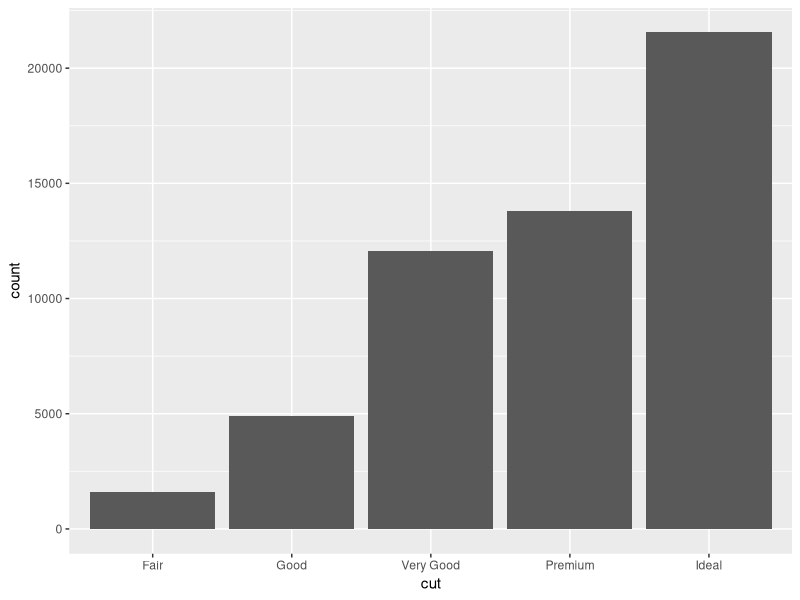
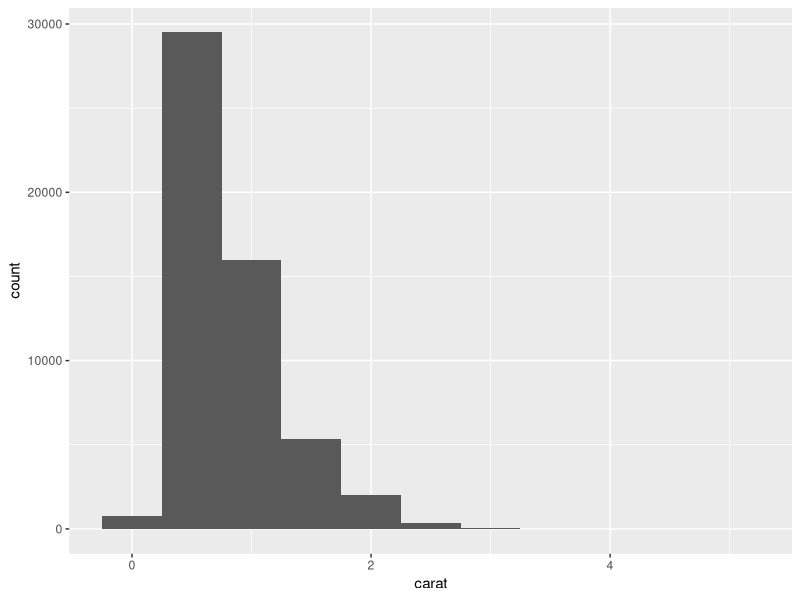
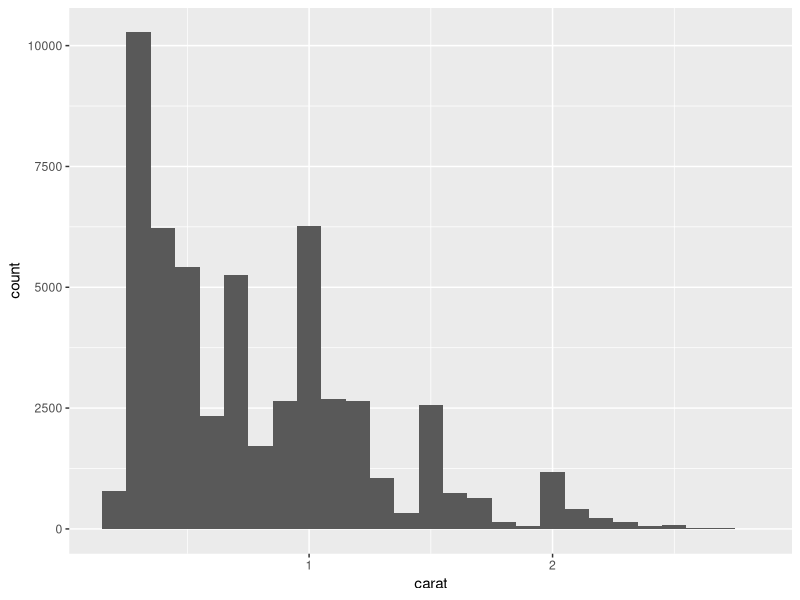
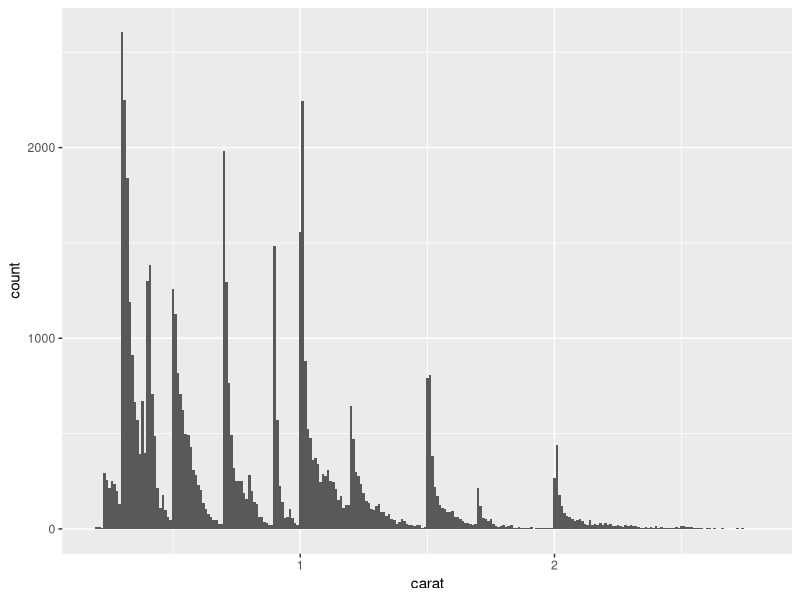
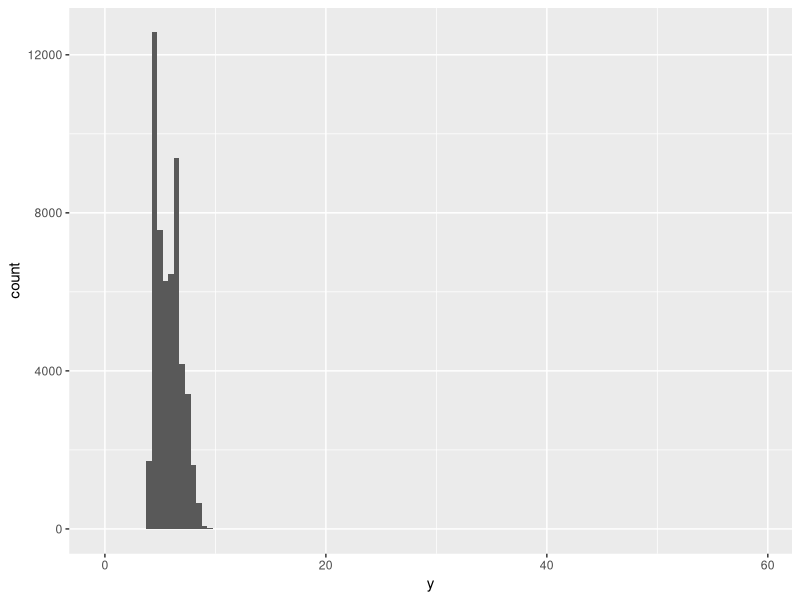
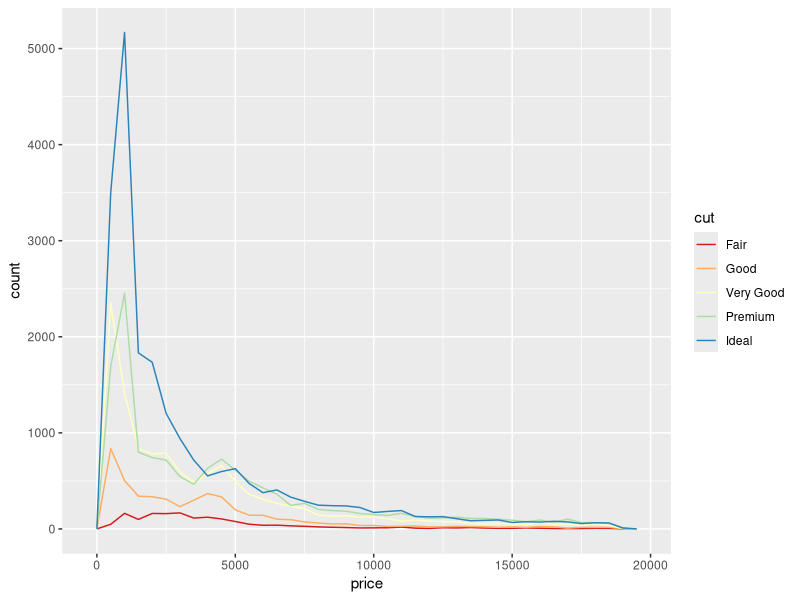
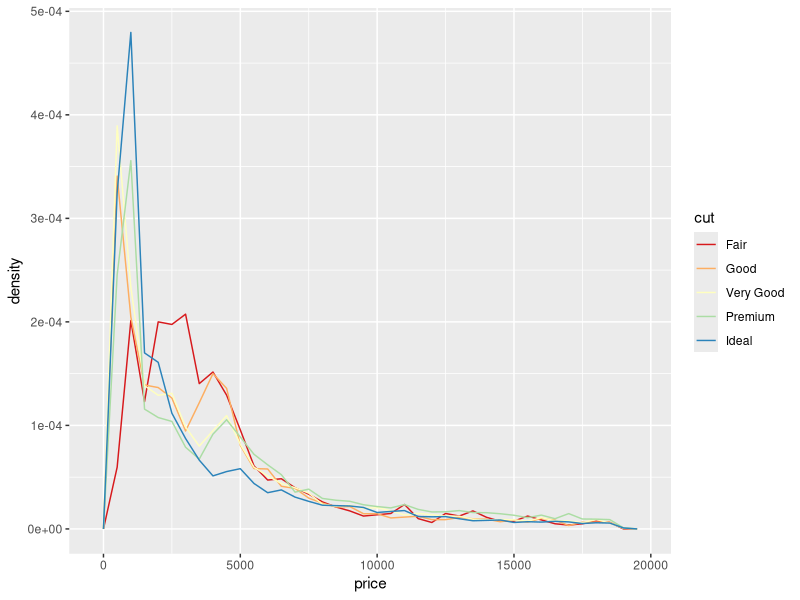
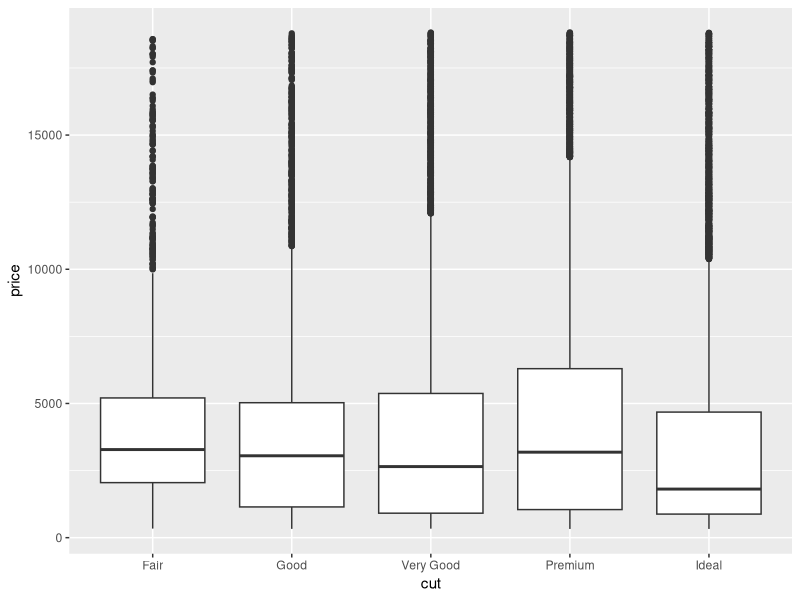

Write R code to recreate these figures, in order.
## ---- chunk 1
library(tidyverse)
head(diamonds)
## ---- chunk 2
ggplot(data = diamonds) +
  geom_bar(mapping = aes(x = cut))
## ---- chunk 3
diamonds %>% 
  count(cut)
## ---- chunk 4
ggplot(data = diamonds) +
  geom_histogram(mapping = aes(x = carat), binwidth = 0.5)
## ---- chunk 5
diamonds %>% 
  count(cut_width(carat, 0.5))
## ---- chunk 6
smaller <- diamonds %>% 
  filter(carat < 3)
  
ggplot(data = smaller, mapping = aes(x = carat)) +
  geom_histogram(binwidth = 0.1)
## ---- chunk 7
ggplot(data = smaller, mapping = aes(x = carat)) +
  geom_histogram(binwidth = 0.01)
## ---- chunk 8
summary(diamonds$y)
## ---- chunk 9

ggplot(diamonds) + 
  geom_histogram(mapping = aes(x = y), binwidth = 0.5)
## ---- chunk 10
ggplot(data = diamonds, mapping = aes(x = price)) + 
  geom_freqpoly(mapping = aes(colour = cut), binwidth = 500)  +
    scale_colour_brewer(palette="Spectral")
## ---- chunk 11
ggplot(data = diamonds, mapping = aes(x = price, y = ..density..)) + 
  geom_freqpoly(mapping = aes(colour = cut), binwidth = 500)  +
    scale_colour_brewer(palette="Spectral")

## ---- chunk 12
ggplot(data = diamonds, mapping = aes(x = cut, y = price)) +
  geom_boxplot()
## ---- chunk 13
diamonds %>% 
  count(color, cut) %>%
  ggplot(mapping = aes(x = color, y = cut)) +
    geom_tile(mapping = aes(fill = n))
## ---- chunk 14
diamonds %>% 
  count(color, cut) %>%
  mutate(log_count = log(n)) %>%
  ggplot(mapping = aes(x = color, y = cut)) +
    geom_tile(mapping = aes(fill = log_count))

## ---- chunk 15
ggplot(data = diamonds) +
  geom_point(mapping = aes(x = carat, y = price))
## ---- chunk 16
ggplot(data = diamonds) + 
  geom_point(mapping = aes(x = carat, y = price), alpha = 1 / 100)
## ---- chunk 17
ggplot(data = smaller) +
  geom_bin2d(mapping = aes(x = carat, y = price))
## ---- chunk 18
ggplot(diamonds, aes(cut, price)) + geom_boxplot()
## ---- chunk 19
ggplot(diamonds, aes(carat, price)) + 
  geom_hex(bins = 50)
## ---- chunk 20
ggplot(data = diamonds, mapping = aes(x = carat, y = ..density..)) + 
  geom_freqpoly(mapping = aes(colour = cut), binwidth = 0.5)  +
    scale_colour_brewer(palette="Spectral")

## ---- chunk 21
ggplot(diamonds, aes(cut, carat)) + geom_boxplot()
## ---- chunk 22
diamonds2 <- diamonds %>% 
  filter(carat <= 2.5) %>% 
  mutate(lprice = log2(price), lcarat = log2(carat))

ggplot(diamonds2, aes(lcarat, lprice)) + 
  geom_hex(bins = 50)
## ---- chunk 23
mod_diamond <- lm(lprice ~ lcarat, data = diamonds2)

grid <- diamonds2 %>% 
  modelr::data_grid(carat = modelr::seq_range(carat, 20)) %>% 
  mutate(lcarat = log2(carat)) %>% 
  modelr::add_predictions(mod_diamond, "lprice") %>% 
  mutate(price = 2 ^ lprice)

ggplot(diamonds2, aes(carat, price)) + 
  geom_hex(bins = 50) + 
  geom_line(data = grid, colour = "red", size = 1)
## ---- chunk 24
diamonds2 <- diamonds2 %>% 
  modelr::add_residuals(mod_diamond, "lresid")

ggplot(diamonds2, aes(lcarat, lresid)) + 
  geom_hex(bins = 50)
## ---- chunk 25
ggplot(diamonds2, aes(cut, lresid)) + geom_boxplot()
## ---- chunk 26
head(mpg)
## ---- chunk 27
ggplot(mpg, aes(displ, hwy)) +
  geom_point(aes(color = class))
## ---- chunk 28
ggplot(mpg, aes(displ, hwy)) +
  geom_point(aes(colour = class)) +
  geom_smooth(se = FALSE, size = 0.5) +
  scale_colour_brewer(palette="Dark2") +
  theme(panel.grid.major = element_blank(),
        panel.grid.minor = element_blank(),
        panel.background = element_blank(), 
        axis.line = element_blank(),
        axis.ticks = element_blank(),
        axis.text = element_text(size= 10, angle=0)) +
  labs(
    title = "Fuel efficiency generally decreases with engine size",
    subtitle = "Two seaters (sports cars) are an exception because of their light weight",
    x = "Engine displacement (L)",
    y = "Highway fuel economy (mpg)",
    colour = "Car type"
  )
## ---- chunk 29
ggplot(mpg, aes(displ, hwy)) +
  geom_point(aes()) +
  geom_smooth(se = FALSE, size = 0.5) +
  scale_colour_brewer(palette="Dark2") +
  theme(panel.grid.major = element_blank(),
        panel.grid.minor = element_blank(),
        panel.background = element_blank(), 
        axis.line = element_blank(),
        axis.ticks = element_blank(),
        axis.text = element_text(size= 10, angle=0)) +
  labs(
    title = "Fuel efficiency generally decreases with engine size",
    x = "Engine displacement (L)",
    y = "Highway fuel economy (mpg)"
  )
